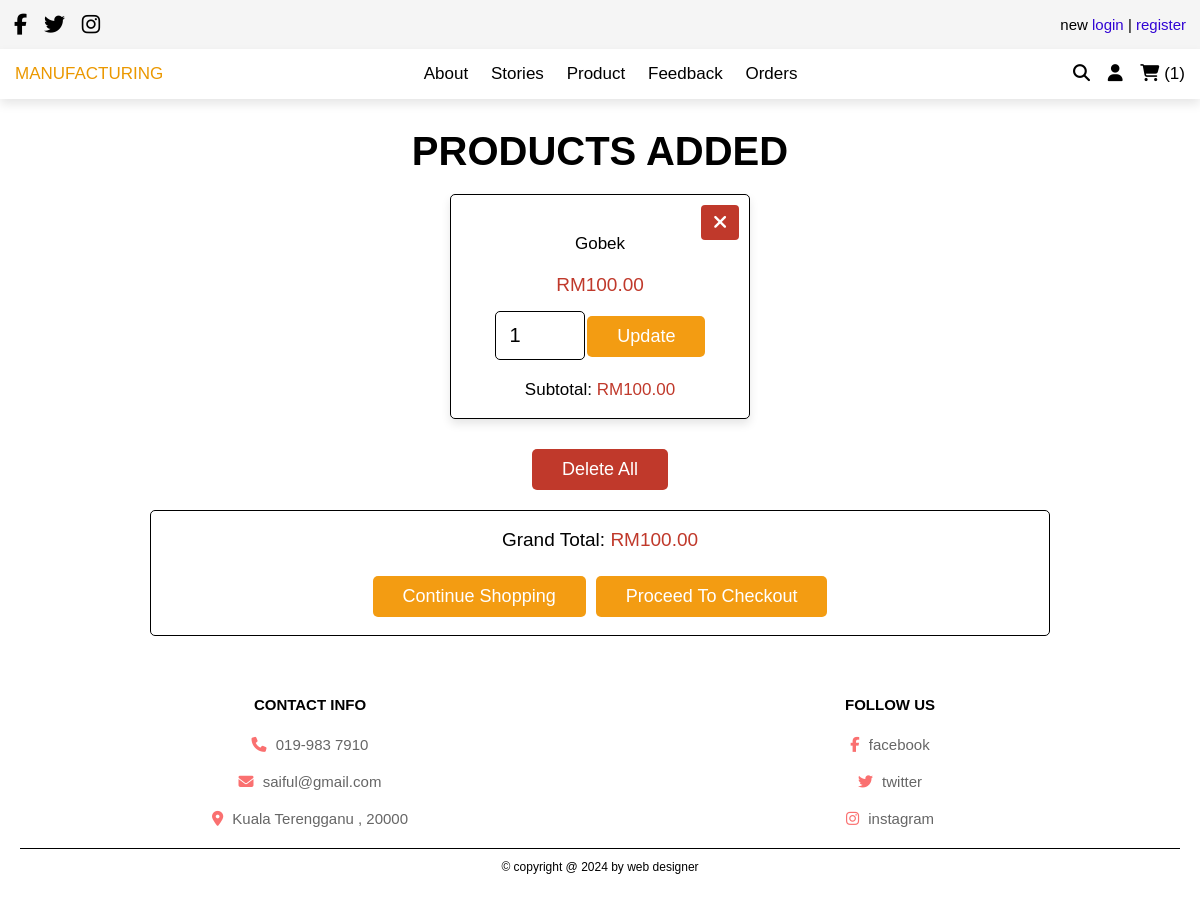
Screenshot of /cart.php (signed in) with the database file from the repository.
### tables this page shows
CREATE TABLE `cart` (
  `cartID` int(11) NOT NULL,
  `touristID` int(11) DEFAULT NULL,
  `productID` varchar(255) DEFAULT NULL,
  `name` varchar(255) DEFAULT NULL,
  `price` decimal(10,2) DEFAULT NULL,
  `quantity` int(11) DEFAULT NULL,
  `cartImage` varchar(255) DEFAULT NULL
);

CREATE TABLE `product` (
  `productID` varchar(100) NOT NULL,
  `productName` varchar(100) NOT NULL,
  `productImage` varchar(255) NOT NULL,
  `productPrice` decimal(10,2) NOT NULL,
  `stock` int(11) DEFAULT 0
);

### cart.php (the view, shortened to what this page needs)
<?php
include 'config.php';
$user_id = $_SESSION['user_id'];
$select_cart = mysqli_query($conn, "SELECT cart.*, product.productname, product.productprice, product.productimage
    FROM cart
    JOIN product ON cart.productID = product.productID
    WHERE cart.touristID = '$user_id'") or die('Query failed');
?>
<!DOCTYPE html>
<html lang="en">
<head>
   <link rel="stylesheet" href="https://cdnjs.cloudflare.com/ajax/libs/font-awesome/6.5.1/css/all.min.css">
   <link rel="stylesheet" href="css/style.css">
</head>
<body>
<?php include 'header.php'; ?>
<section class="shopping-cart">
   <h1 class="title">Products Added</h1>
   <div class="box-container">
      <?php
         $grand_total = 0;
         if (mysqli_num_rows($select_cart) > 0) {
            while ($fetch_cart = mysqli_fetch_assoc($select_cart)) {
   ?>
   <div class="box">
      <a href="cart.php?delete=<?php echo $fetch_cart['cartID']; ?>" class="fas fa-times" onclick="return confirm('Delete this from cart?');"></a>
      <div class="name"><?php echo $fetch_cart['productname']; ?></div>
      <div class="price">RM<?php echo $fetch_cart['productprice']; ?></div>
      <form action="" method="post">
         <input type="number" min="1" name="cart_quantity" value="<?php echo $fetch_cart['quantity']; ?>">
         <input type="submit" name="update_cart" value="Update" class="option-btn">
      </form>
      <div class="sub-total"> Subtotal: <span>RM<?php echo ($fetch_cart['quantity'] * $fetch_cart['productprice']); ?>.00</span> </div>
   </div>
   <?php
      $grand_total += $fetch_cart['quantity'] * $fetch_cart['productprice'];
         }
      } else {
         echo '<p class="empty">Your cart is empty</p>';
      }
   ?>
   </div>
   <div style="margin-top: 2rem; text-align:center;">
      <a href="cart.php?delete_all" class="delete-btn <?php echo ($grand_total > 0) ? '' : 'disabled'; ?>" onclick="return confirm('Delete all from cart?');">Delete All</a>
   </div>
   <div class="cart-total">
      <p>Grand Total: <span>RM<?php echo $grand_total; ?>.00</span></p>
      <div class="flex">
         <a href="product.php" class="option-btn">Continue Shopping</a>
         <a href="checkout.php" class="btn <?php echo ($grand_total > 0) ? '' : 'disabled'; ?>">Proceed to Checkout</a>
      </div>
   </div>
</section>
<?php include 'footer.php'; ?>
</body>
</html>

### css/style.css (style rules this page uses)
:root { --purple:#8e44ad; --red:#c0392b; --orange:#f39c12; --black:#000000; --white:#fff; --light-color:#666; --light-white:#ccc; --light-bg:#f5f5f5; --border:.1rem solid var(--black); --box-shadow:0 .5rem 1rem rgba(0,0,0,.1); }
* { font-family: 'Rubik', sans-serif; margin:0; padding:0; box-sizing: border-box; outline: none; border:none; text-decoration: none; transition:all .2s linear; }
html { font-size: 62.5%; overflow-x: hidden; }
section { padding:3rem 2rem; }
.title { text-align: center; margin-bottom: 2rem; text-transform: uppercase; color:var(--black); font-size: 4rem; }
.btn, .option-btn, .delete-btn, .white-btn { display: inline-block; margin-top: 1rem; padding:1rem 3rem; cursor: pointer; color:var(--white); font-size: 1.8rem; border-radius: .5rem; text-transform: capitalize; }
.white-btn, .btn { background-color: var(--orange); }
.option-btn { background-color: var(--orange); }
.delete-btn { background-color: var(--red); }
.shopping-cart .box-container { max-width: 1200px; margin:0 auto; display: grid; grid-template-columns: repeat(auto-fit, 30rem); align-items: center; gap: 1.5rem; justify-content: center; }
.shopping-cart .box-container .box { text-align: center; padding:1.8rem; border-radius: .5rem; background-color: var(--white); box-shadow: var(--box-shadow); position: relative; border:var(--border); }
.shopping-cart .box-container .box .fa-times { position: absolute; top:1rem; right:1rem; height: 3.5rem; width: 3.8rem; line-height: 3.5rem; font-size: 1.9rem; background-color: var(--red); color:var(--white); border-radius: .4rem; }
.shopping-cart .box-container .box .name { padding:1rem 0; font-size: 1.7rem; color:var(--black); }
.shopping-cart .box-container .box .price { padding:1rem 0; font-size: 1.9rem; color:var(--red); }
.shopping-cart .box-container .box input[type="number"] { margin:.5rem 0; border:var(--border); border-radius: .5rem; padding:1.2rem 1.4rem; font-size: 2rem; color:var(--black); width: 9rem; }
.shopping-cart .box-container .box .sub-total { padding-top: 1.5rem; font-size: 1.7rem; color:var(--black); }
.shopping-cart .box-container .box .sub-total span { color:var(--red); }
.shopping-cart .cart-total { max-width: 900px; margin:0 auto; border:var(--border); padding:1.8rem; text-align: center; margin-top: 2rem; border-radius: .5rem; }
.shopping-cart .cart-total p { font-size: 1.9rem; color:var(--black); }
.shopping-cart .cart-total p span { color:var(--red); }
.shopping-cart .cart-total .flex { display: flex; flex-wrap: wrap; column-gap:1rem; margin-top: 1.5rem; justify-content: center; }

### rows the page displays
cart: productID.productName "Gobek", productID.productPrice "100.00", cart_quantity "1", $fetch_cart['quantity']*$fetch_cart['productprice'] "100"

### other values shown
$cart_rows_number "1"
$grand_total "100"
